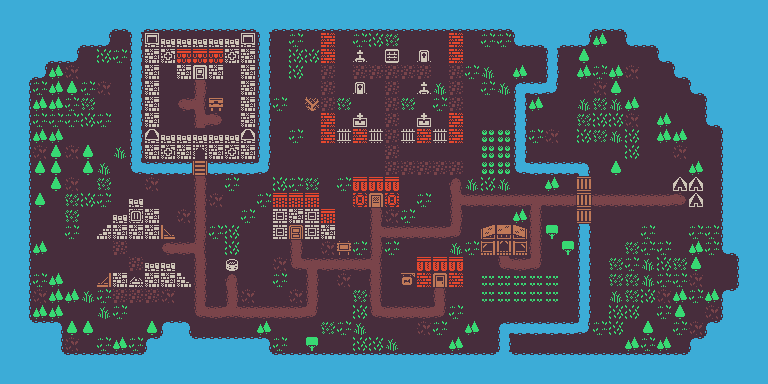

This game map was drawn from its Tiled (.tmx) file and the tilesets committed beside it. A one-line description and the trimmed map source follow:
An orthogonal 48x24 tile map with 16x16 px tiles, 1 tile layer (Tile Layer 1) and 95 objects.

<map version="1.10" tiledversion="1.11.0" orientation="orthogonal" renderorder="right-down" width="48" height="24" tilewidth="16" tileheight="16" infinite="0" nextlayerid="4" nextobjectid="108">
 <tileset firstgid="1" source="tileset_colored.tsx" />
 <layer id="2" name="Tile Layer 1" width="48" height="24">
  <data>[1152 cells, 1152 non-empty, 59 distinct tile ids]</data>
 </layer>
 <objectgroup id="3" name="Object Layer 1">
  <object id="1" x="130.333" y="18.6667" width="140" height="155.667" />
  <object id="2" x="128.5" y="197.75" width="14.5" height="41" />
  <object id="3" x="143" y="208.5" width="17.25" height="29.5" />
  <object id="4" x="112" y="213.5" width="15.25" height="25" />
  <object id="5" x="96.25" y="225" width="15.75" height="13.5" />
  <object id="6" x="96.25" y="272.25" width="95" height="15.25" />
  <object id="9" x="272.75" y="209" width="62.75" height="29.25" />
  <object id="10" x="272.5" y="192.75" width="47.5" height="15" />
  <object id="11" x="352" y="176.75" width="48" height="30.4545" />
  <object id="12" x="416.545" y="256.727" width="46.7273" height="30.7273" />
  <object id="13" x="399.636" y="272" width="16.3636" height="14.5455" />
  <object id="14" x="480.5" y="224.375" width="46.25" height="31" />
  <object id="15" x="544.091" y="224.455" width="15.9091" height="14.9091" />
  <object id="16" x="560" y="240.818" width="15.7273" height="14.8182" />
  <object id="17" x="511.909" y="208.818" width="15.2727" height="14.8182" />
  <object id="18" x="624.625" y="96.375" width="14.75" height="14.5" />
  <object id="19" x="656.125" y="112.25" width="15.125" height="15" />
  <object id="21" x="656.75" y="128.5" width="30" height="15.25" />
  <object id="22" x="672.5" y="176.5" width="30.75" height="15.25" />
  <object id="23" x="688.25" y="193" width="15" height="14.75" />
  <object id="24" x="688.25" y="159.25" width="14.75" height="16.25" />
  <object id="25" x="320.25" y="31.375" width="15.375" height="31.125" />
  <object id="26" x="320.273" y="112.455" width="15.9091" height="30.6364" />
  <object id="28" x="335.75" y="128" width="48.5" height="15.25" />
  <object id="29" x="352.5" y="112.5" width="14.25" height="14.25" />
  <object id="30" x="400" y="127.25" width="62.75" height="16.5" />
  <object id="31" x="448" y="111.5" width="15" height="32.25" />
  <object id="32" x="416.75" y="112.5" width="14.75" height="13" />
  <object id="33" x="448" y="30.75" width="15.75" height="31.75" />
  <object id="34" x="416.5" y="48.5" width="14.5" height="13.5" />
  <object id="35" x="352" y="49" width="16" height="13.5" />
  <object id="36" x="352" y="80.75" width="15.75" height="14.75" />
  <object id="37" x="416" y="79.25" width="15" height="16.25" />
  <object id="38" x="608.75" y="64.625" width="13.625" height="30.625" />
  <object id="39" x="576.375" y="64" width="15" height="14.125" />
  <object id="40" x="578.25" y="48.125" width="11.25" height="15.375" />
  <object id="41" x="592.455" y="32.6364" width="15.5455" height="15.5455" />
  <object id="42" x="544.25" y="176.125" width="15.25" height="14.625" />
  <object id="43" x="609.125" y="160.625" width="14.25" height="15.125" />
  <object id="44" x="656.545" y="337.273" width="14" height="15.0909" />
  <object id="45" x="624.909" y="336.727" width="14.3636" height="15.4545" />
  <object id="46" x="641.455" y="320.545" width="14.5455" height="14.1818" />
  <object id="47" x="672.909" y="288.545" width="14.7273" height="29.6364" />
  <object id="48" x="705.273" y="288" width="15.4545" height="13.6364" />
  <object id="49" x="688.182" y="240.364" width="15.6364" height="30.5455" />
  <object id="50" x="48.5455" y="272.727" width="15.6364" height="46.1818" />
  <object id="51" x="31.4545" y="304.909" width="16.7273" height="14.5455" />
  <object id="52" x="63.8182" y="289.091" width="15.2727" height="12.3636" />
  <object id="53" x="65.6364" y="320.727" width="13.0909" height="14.7273" />
  <object id="54" x="82.7273" y="320.545" width="12.3636" height="13.8182" />
  <object id="55" x="112.727" y="336.727" width="14.1818" height="14.1818" />
  <object id="56" x="145.818" y="320.727" width="12.3636" height="13.0909" />
  <object id="57" x="160" y="223.5" width="15.5" height="15.25" />
  <object id="58" x="47.5" y="128.75" width="16.25" height="63.5" />
  <object id="59" x="31.5" y="128.75" width="15.75" height="14" />
  <object id="60" x="31.75" y="160.5" width="15" height="15.25" />
  <object id="61" x="32.5" y="191.75" width="15.25" height="15" />
  <object id="62" x="48" y="62.25" width="14.75" height="46.75" />
  <object id="63" x="31.5" y="96.75" width="15.5" height="12.25" />
  <object id="64" x="62.25" y="81" width="16.75" height="13" />
  <object id="66" x="82.7273" y="144.727" width="10.6364" height="30.8182" />
  <object id="68" x="544" y="47" width="14.3333" height="45.6667" />
  <object id="69" x="514.667" y="81.6667" width="31" height="13.6667" />
  <object id="70" x="514.333" y="94" width="12.3333" height="66.3333" />
  <object id="71" x="514.333" y="160" width="75" height="15.6667" />
  <object id="72" x="576" y="224.5" width="14" height="108.5" />
  <object id="73" x="497.5" y="321" width="89" height="12.5" />
  <object id="74" x="497" y="329.5" width="14.5" height="24" />
  <object id="75" x="-0.666667" y="353" width="772.167" height="30.3333" />
  <object id="76" x="0" y="319.333" width="61.3333" height="48" />
  <object id="77" x="-0.666667" y="-0.666667" width="30.6667" height="320.667" />
  <object id="80" x="18" y="0" width="750" height="30" />
  <object id="81" x="27" y="24" width="50" height="37" />
  <object id="82" x="23" y="60" width="29" height="18" />
  <object id="84" x="67" y="23" width="44" height="22" />
  <object id="85" x="514" y="25" width="76" height="21" />
  <object id="86" x="256.667" y="319.333" width="15" height="17.6667" />
  <object id="87" x="304" y="336" width="16.3333" height="16" />
  <object id="88" x="447" y="336.333" width="17.6667" height="16.3333" />
  <object id="89" x="464.333" y="320.333" width="15.6667" height="13.3333" />
  <object id="90" x="162" y="321.5" width="30" height="17.25" />
  <object id="91" x="147" y="338" width="123.25" height="15.5" />
  <object id="92" x="690" y="339" width="81" height="15" />
  <object id="93" x="702" y="323.25" width="69.75" height="18.75" />
  <object id="94" x="720.25" y="289" width="48.75" height="32.75" />
  <object id="95" x="737.5" y="254.75" width="31.5" height="34.5" />
  <object id="97" x="720" y="30.6667" width="47.3333" height="222" />
  <object id="98" x="705.333" y="31.3333" width="15.3333" height="94" />
  <object id="99" x="688" y="30" width="16.6667" height="62.6667" />
  <object id="100" x="624" y="28.6667" width="64" height="17.3333" />
  <object id="101" x="656" y="44.6667" width="32.6667" height="18" />
  <object id="102" x="674" y="61.3333" width="13.3333" height="16.6667" />
  <object id="104" x="526.727" y="95.6364" width="16.3636" height="15.3636" />
  <object id="105" x="512.727" y="65" width="14.8182" height="14.3636" />
  <object id="107" x="225.875" y="258.75" width="12.2188" height="12.2188" />
 </objectgroup>
</map>
